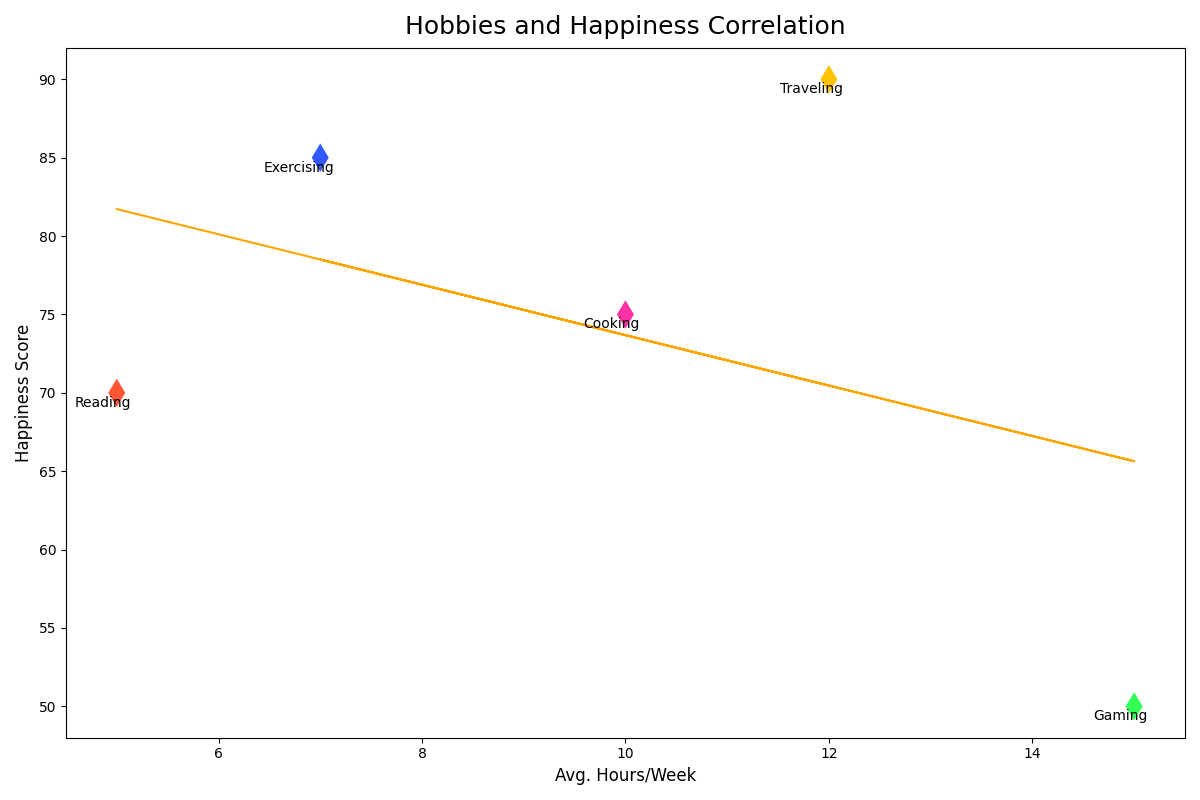

Python code for this plot:
import matplotlib.pyplot as plt
import numpy as np

# Data
hobbies = ['Reading', 'Gaming', 'Exercising', 'Cooking', 'Traveling']
hours_spent = np.array([5, 15, 7, 10, 12])
happiness_levels = np.array([70, 50, 85, 75, 90])

# New set of color values for each hobby
colors = ['#FF5733', '#33FF57', '#3357FF', '#FF33A6', '#FFC300']

# Create Scatter Plot
fig, ax = plt.subplots(figsize=(12, 8))

# Scatter plot with modified colors
scatter = ax.scatter(hours_spent, happiness_levels, c=colors, s=250, edgecolor='w', marker='d')

# Annotating the points
for i, hobby in enumerate(hobbies):
    ax.annotate(hobby, (hours_spent[i], happiness_levels[i]), textcoords="offset points", xytext=(10, -10), ha='right', fontsize=10, fontweight='normal')

# Adding a best fit line
m, b = np.polyfit(hours_spent, happiness_levels, 1)
ax.plot(hours_spent, m*hours_spent + b, color='orange', linewidth=1.5, linestyle='-', label='Trend Line')

# Title and Labels
ax.set_title('Hobbies and Happiness Correlation', fontsize=18, fontweight='normal', pad=10)
ax.set_xlabel('Avg. Hours/Week', fontsize=12)
ax.set_ylabel('Happiness Score', fontsize=12)

# Adding color bar (not necessary anymore since colors are not tied to a colormap)
# ax.grid(True, linestyle=':', alpha=0.5)

# Enhance visibility
plt.tight_layout()

# Show the plot
plt.show()
